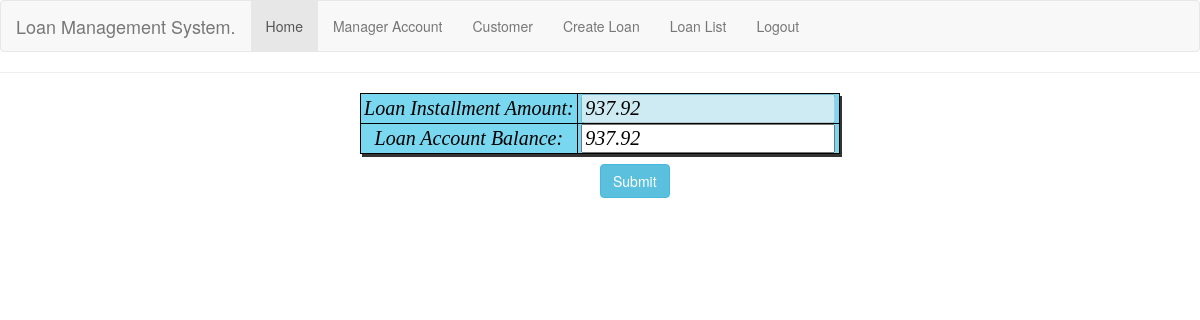
/installment/6/ (signed in), run on an earlier commit of the app's database.
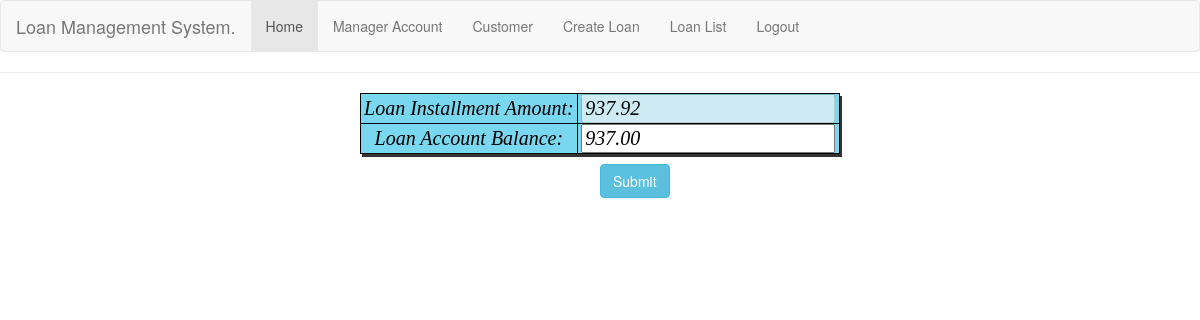
And on a later commit of the database.
### accounts/models.py (models this page shows, shortened)
class LoanModel(models.Model):
    customer_id = models.ForeignKey(BankCustomer, on_delete=models.CASCADE, blank=True, null=True,)
    loan_amount = models.DecimalField(null=True, blank=True, default=0.0, max_digits=30, decimal_places=2)
    loan_period = models.IntegerField(null=True, blank=True, default=0)
    loan_status = models.BooleanField(default=False)
    loan_installment_amount = models.DecimalField(null=True, blank=True, default=0.0, max_digits=30, decimal_places=2)
    loan_interest_rate = models.DecimalField(null=True, blank=True, default=0.0, max_digits=30, decimal_places=2)
    net_payable_amount = models.DecimalField(null=True, blank=True, default=0.0, max_digits=30, decimal_places=2)
    disbursement_status = models.BooleanField(default=False)
    account_balance = models.DecimalField(null=True, blank=True, default=0.0, max_digits=30, decimal_places=2)

### accounts/views.py (the view)
# urls.py: path('installment/<int:pk>/', InstallmentAmountView.as_view(), name='installment'),
class InstallmentAmountView(UpdateView):
    form_class = InstallmentAmount
    model = LoanModel
    template_name = "accounts/installment.html"
    success_url = reverse_lazy('customer_loan_list')

### accounts/forms.py
class InstallmentAmount(forms.ModelForm):
    class Meta:
        model = LoanModel
        fields = ['id','loan_installment_amount','account_balance']

### accounts/templates/accounts/installment.html (shortened to what this page needs)
{% extends 'base.html' %}
{% block content %}
<h2 style="color:#7AD7F0;">{{ title }}</h2><hr>
<head>
</head>
<form method="POST" enctype='multipart/form-data'>
    {% if request.user.is_authenticated %}
<table>
    <tr><td>Loan Installment Amount:</td> <td><fieldset disabled="disabled">{{form.loan_installment_amount}}</fieldset></td></tr>
    <tr><td>Loan Account Balance:</td> <td>{{form.account_balance}}</td></tr>
</table>
    <input style="margin-left:600px;" class="btn btn-info" type="submit" value='Submit'>
     {% endif %}
</form>
{% endblock content %}

What changed in the data, as far as the page shows it:
changed LoanModel: account_balance "937.92" → "937.00"
